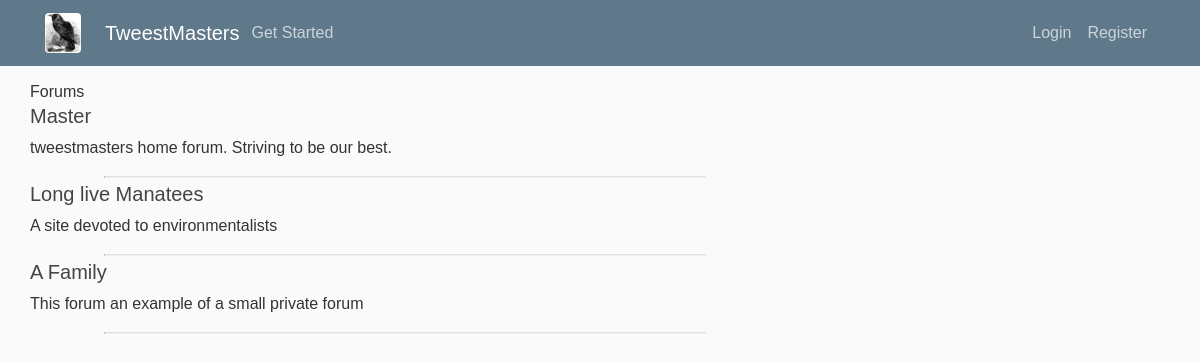
Before: /forums/ with the older database file.
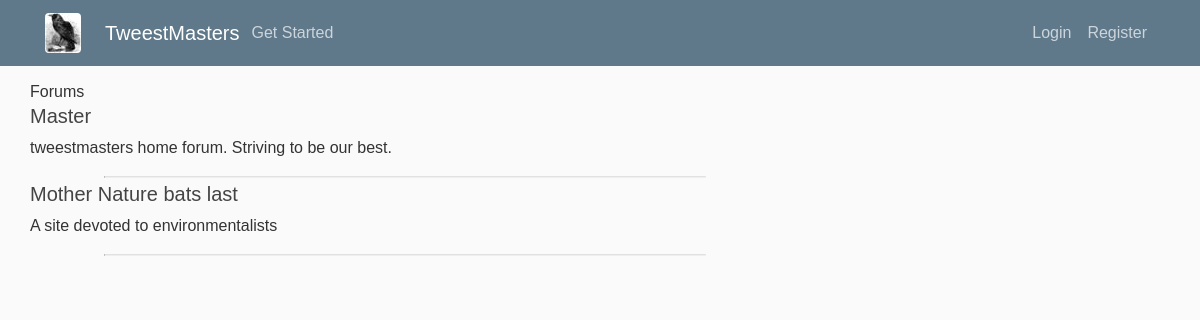
After: the same page with the newer database file.
### tweestmaster/models.py (models this page shows, shortened)
class Forum(db.Model, UserMixin):
    id = db.Column(db.Integer, primary_key=True)
    name = db.Column(db.String(50),  nullable=False, unique=True)
    description = db.Column(db.Text, nullable=False)
    picture = db.Column(db.String(100), nullable=False, default='site_images/default_landscape.jpg')
    date_created = db.Column(db.DateTime, nullable=False, default=datetime.utcnow)
    is_private = db.Column(db.Boolean, nullable=False, default=False)
    leader_id = db.Column(db.Integer, db.ForeignKey('user.id'), nullable=False)
    articles = db.relationship("Article", backref='article_forum',lazy=True)
    tweests = db.relationship("Tweest", backref='tweest_forum', lazy=True)
    reviews = db.relationship("Review", backref="review_forum")

### tweestmaster/forums/routes.py (the view)
@forums.route("/forums/", methods=['GET', 'POST'])
def all_forums():
    forums = Forum.query.all()
    arg_dict = {
        "title": "Forums",
        "legend": "All Forum",
        "forums": forums
    }
    return render_template('forums/index.html', data=arg_dict)

### tweestmaster/templates/forums/index.html
{% extends "layout-basic.html" %}
{% block main_content %}
<div>{{ data['title'] }}</div>
{% for forum in data['forums'] %}
<h5>{{ forum.name }}</h5>
<p>{{ forum.description }}</p>
<hr>
{% endfor %}
{% endblock %}

### tweestmaster/templates/layout-basic.html (shortened to what this page needs)
<!DOCTYPE html>
<html>
<head>
    <link href="https://maxcdn.bootstrapcdn.com/bootstrap/4.0.0/css/bootstrap.min.css"
 rel="stylesheet">
    <link href="{{ url_for('static', filename='main.css') }}" rel="stylesheet" type="text/css">
</head>
<body class="container-fluid">
<header class="site-header">
    <nav class="navbar navbar-expand-md navbar-dark bg-steel fixed-top">
        <div class="container">
            <a class="navbar-brand mr-4" href="{{ url_for('main.home') }}">
                <img alt="Flower" class="rounded"
                     src="{{ url_for('static', filename='raven_tn.jpg')}}" title="White Flower">
            </a>
            <a class="navbar-brand mr-1" href="{{ url_for('main.home') }}">TweestMasters</a>
            <div class="collapse navbar-collapse" id="navbarToggle">
                {% if current_user.is_authenticated %}
                <div class="navbar-nav ml-auto">
                    {#
                    <a class="nav-item nav-link"
                       href="{{ url_for('tweests.new_tweest', article_id=session.get('current_article_id', 1)) }}">Create
                        Tweest</a>
                    #}
                    <a class="nav-item nav-link"
                       href="{{ url_for('users.user', id=current_user.id) }}">My Catalog</a>
                    <a class="nav-item nav-link" href="{{ url_for('users.logout') }}">Logout</a>
                </div>
                {% else %}
                <div class="navbar-nav mr-auto">
                    <a class="nav-item nav-link getclass" href="{{ url_for('main.get_started') }}">Get Started</a>
                </div>
                <div class="navbar-nav ml-auto">
                    <a class="nav-item nav-link" href="{{ url_for('users.login')  }}">Login</a>
                    <a class="nav-item nav-link" href="{{ url_for('users.register') }}">Register</a>
                    {% endif %}
                </div>
            </div>
        </div>
    </nav>
</header>
<main class="container-fluid">
    <div class="row">
        <div class="col-md-8">
            <div>
                {% block main_content %}
                {% endblock %}
            </div>
        </div>
        <div class="col-md-4">
        </div>
    </div>
</main>
</body>
</html>

### tweestmaster/static/main.css (style rules this page uses)
body { background: #fafafa; font-family: arial; color: #333333; margin-top: 5rem; }
h1, h2, h3, h4, h5, h6 { color: #444444; }
hr { display: block; width: 80%; margin-left: auto; margin-right: auto; overflow: hidden; border-style: inset; border-width: 1px; margin-bottom:4px; margin-top:2px; color:#ccccc3; }
.bg-steel { background-color: #5f788a; }
.site-header .navbar-nav .nav-link { color: #cbd5db; }

Changed rows visible on the page:
removed Forum: name "Long live Manatees", description "A site devoted to environmentalists"
removed Forum: name "A Family", description "This forum an example of a small private forum"
added Forum: name "Mother Nature bats last", description "A site devoted to environmentalists"
